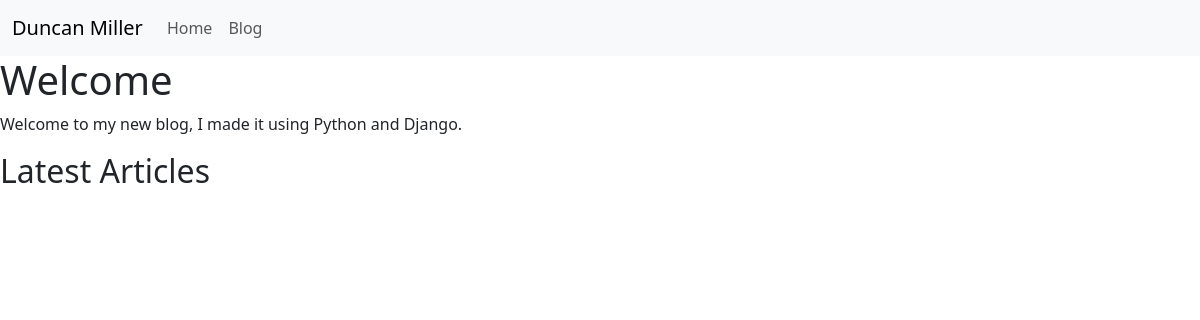
The app's page /, older data.
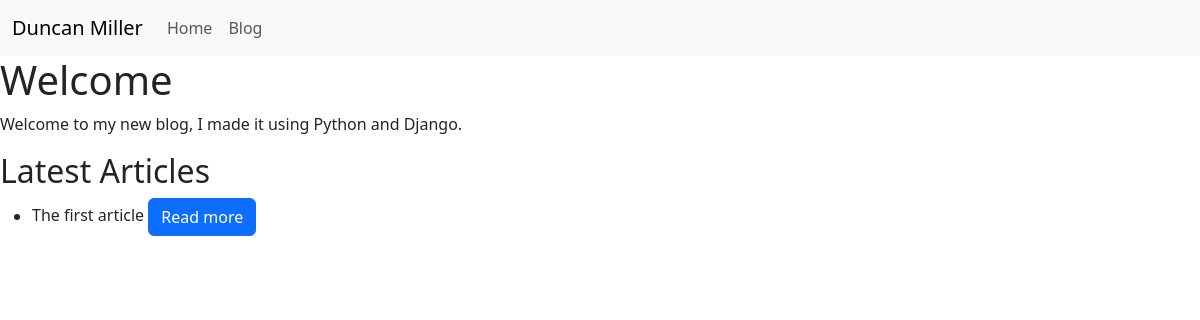
The same page, newer data.
### blog/models.py (models this page shows, shortened)
class Article(models.Model):
    title = models.CharField(max_length=255)
    subtitle = models.CharField(max_length=255)
    body = models.TextField()
    published_at = models.DateTimeField(blank=True, null=True)
    author = models.ForeignKey(Author, on_delete=models.CASCADE, related_name="articles")
    tags = models.ManyToManyField(Tag, blank=True, related_name="articles")

### blog/views.py (the view)
# urls.py: path("", views.index, name="index"),
def index(request):
    articles = Article.objects.order_by("published_at")
    return render(request, 'index.html', {"articles": articles})

### blog/templates/index.html (shortened to what this page needs)
{% extends 'layouts/main_layout.html' %}
{% block content %}
    <h1>Welcome</h1>
    <p>Welcome to my new blog, I made it using Python and Django.</p>
    <h2>Latest Articles</h2>
    <ul>
        {% for article in articles %}
            <li>
                {{ article.title }}
                <a href="{% url 'article' article_id=article.id %}" class="btn btn-primary" role="button">Read more</a>
            </li>
        {% endfor %}
    </ul>
{% endblock %}

### blog/templates/layouts/main_layout.html (shortened to what this page needs)
<!DOCTYPE html>
<html lang="en">
<head>
    <link href="https://cdn.jsdelivr.net/npm/bootstrap@5.3.2/dist/css/bootstrap.min.css" rel="stylesheet">
</head>
<body>
    <nav class="navbar navbar-expand-lg bg-body-tertiary">
        <div class="container-fluid">
            <a class="navbar-brand" href="#">Duncan Miller</a>
            <div class="collapse navbar-collapse" id="navbarSupportedContent">
            <ul class="navbar-nav me-auto mb-2 mb-lg-0">
                <li class="nav-item">
                    <a class="nav-link" href="#">Home</a>
                </li>
                <li class="nav-item">
                    <a class="nav-link" href="#">Blog</a>
                </li>
            </ul>
        </div>
    </nav>
    <div id="content">
        {% block content %}{% endblock %}
    </div>
</body>
</html>

Row changes from the older to the newer data that the page shows:
added Article: title "The first article"
